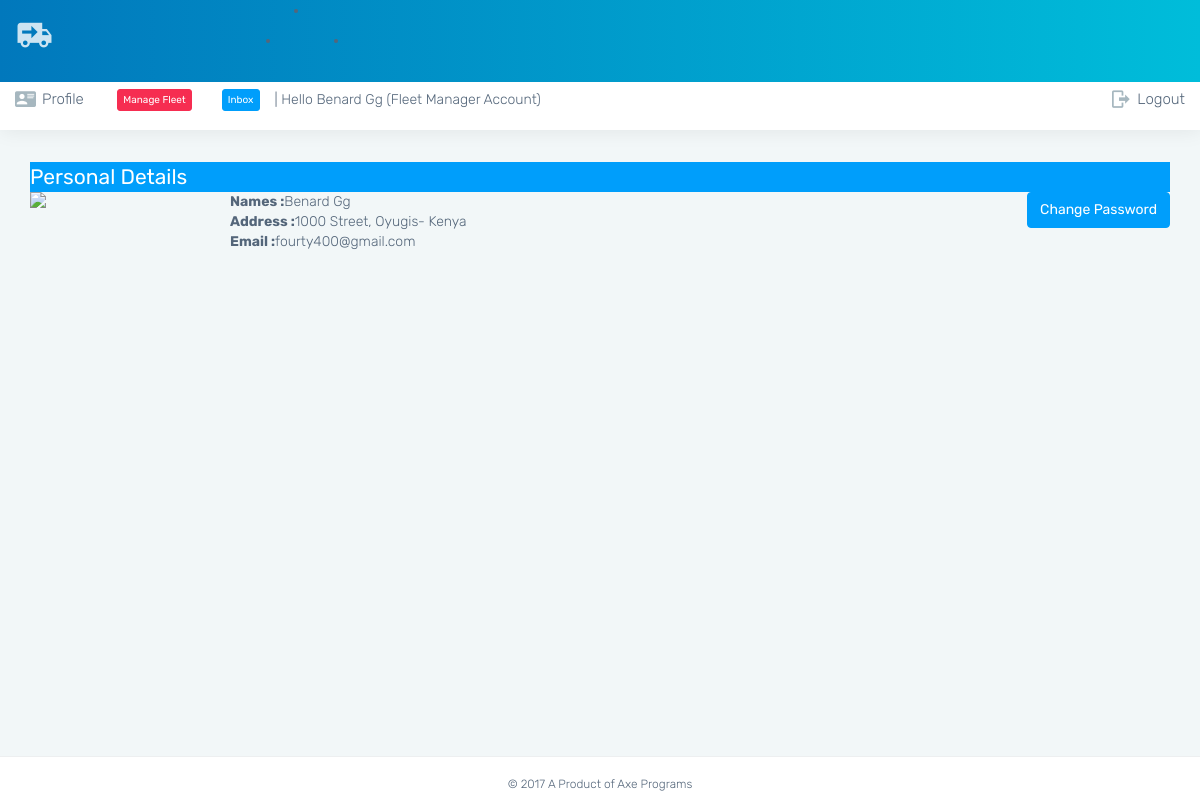
Page /old/profile.php (signed in) on the committed database.
### tables this page shows
CREATE TABLE `truck_owner` (
  `id` int(9) NOT NULL AUTO_INCREMENT,
  `user_id` int(9) DEFAULT NULL,
  `full_name` varchar(40) DEFAULT NULL,
  `regno` varchar(32) DEFAULT NULL,
  `address` text,
  `email` varchar(50) DEFAULT NULL,
  `photo` varchar(32) DEFAULT NULL,
  `date` timestamp NOT NULL DEFAULT CURRENT_TIMESTAMP,
  PRIMARY KEY (`id`)
);

### old/profile.php (the view, shortened to what this page needs)
<?php include 'head.php' ?>
<?php include 'nav.php' ?>
        <div class="page-wrapper">
            <div class="container">
<div class="card card-outline-info">
<?php
    $mydata = getlist("select * from `$truck_table` where user_id = '$me'");
    if(!empty($mydata)){
    echo '<div class="card-header">';
    echo '<h3 class="m-b-0 text-white">Personal Details</h3>';
    echo "</div>";
    echo '<div class="card-block">';
    echo '<div class="card-block">';
    echo "<div><img src='".getimage($truck_table."/".$mydata['photo'])."' class='pull-left m-3' width=200 ></div>";
    echo "</div>";
    echo '<div class="pull-left m-5">';
    echo "<div><b>Names :</b>".$mydata["full_name"]."</div>";
    echo "<div><b>Address :</b>".$mydata["address"]."</div>";
    echo "<div><b>Email :</b>".$mydata["email"]."</div>";
    echo "</div>";
    }
?>
 <a href="./password.php" class='btn btn-info pull-right m-2'>Change Password</a>
 </div>
</div>
</div>
</div>
<?php include 'footer.php' ?>

### rows in the picture
truck_owner: full_name "Benard Gg", address "1000 Street, Oyugis- Kenya", email "fourty400@gmail.com"

### other values in the picture
$ref "Benard Gg"
$account "Fleet Manager"
